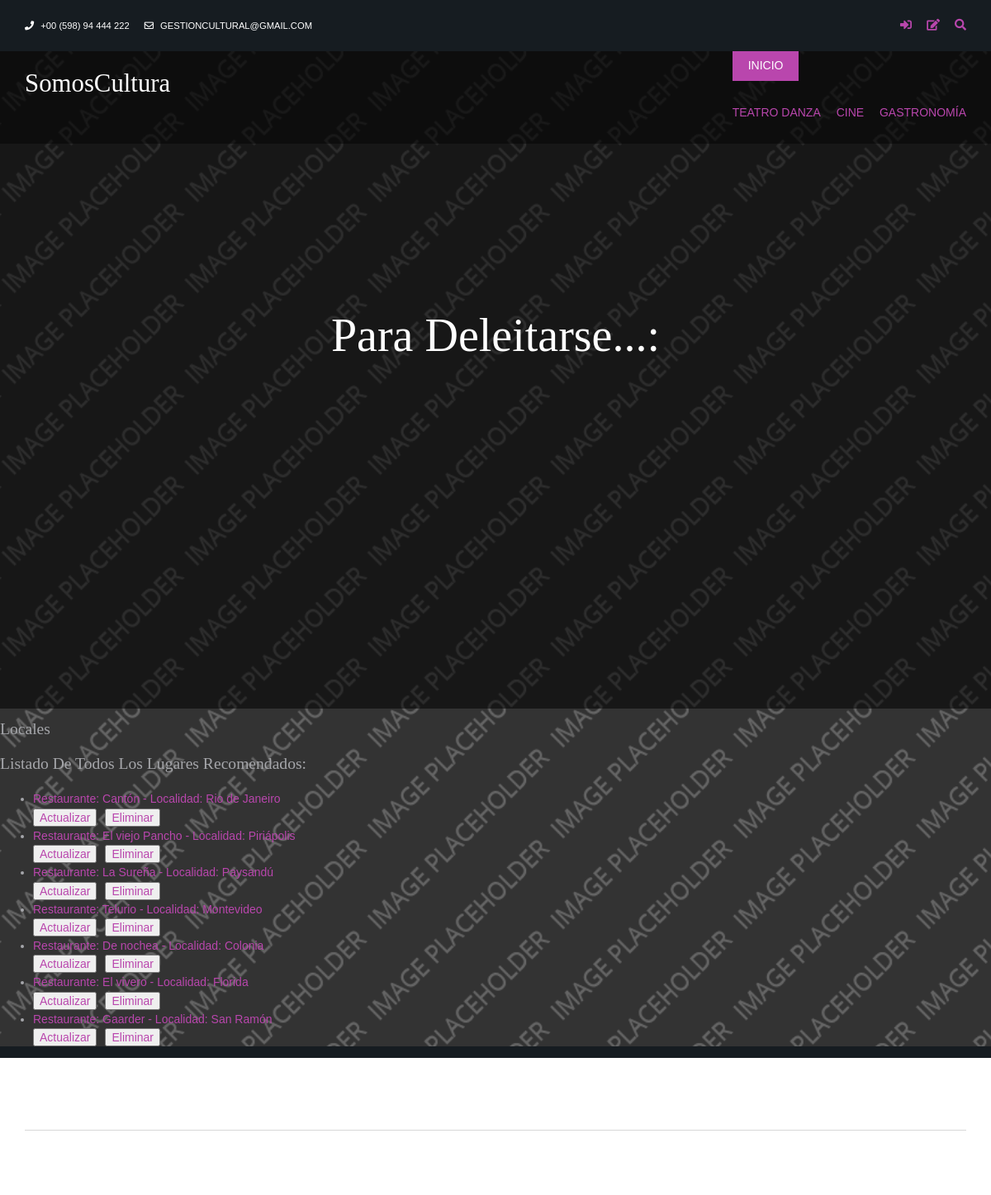
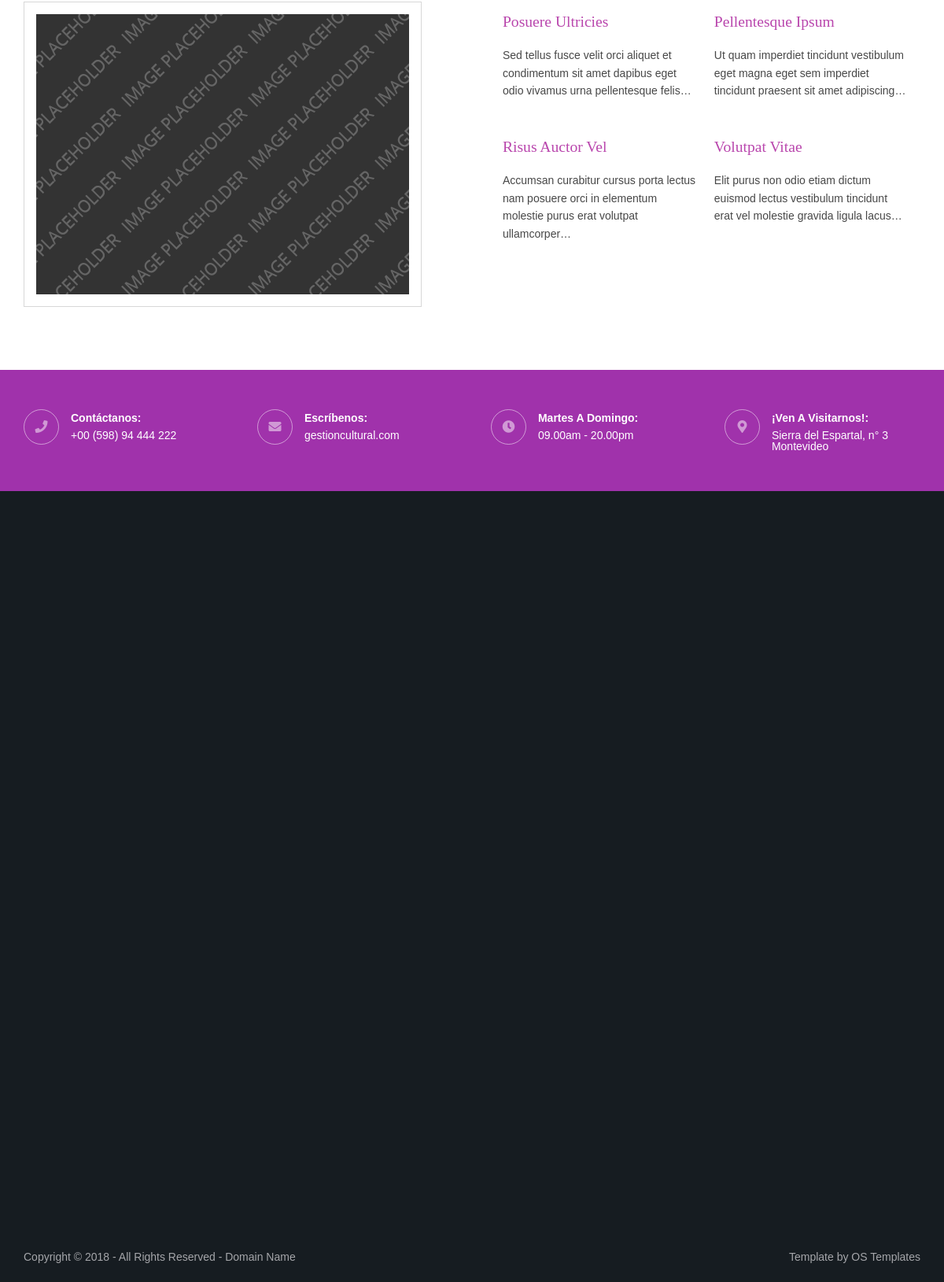
/gestion_cultural/lista-gastronomia/, run on the app's committed database (2 pictures, top to bottom).
### AppGestiondeCultura/models.py (models this page shows)
class Gastronomia (models.Model):
    nombre = models.CharField (max_length=35)
    localidad = models.CharField (max_length=50)
    testeado = models.BooleanField(null=True)
    telefono = models.IntegerField(null=True)
    def __str__ (self):
        return f'Restaurante: {self.nombre} - Localidad: {self.localidad}'

### AppGestiondeCultura/views.py (the view)
# urls.py: path('lista-gastronomia/', GastronomiaList.as_view(), name='ListaGastronomia'),
class GastronomiaList(ListView):
    model = Gastronomia
    template_name = 'gastronomia_list.html'
    context_object_name = 'locales_comida'

### AppGestiondeCultura/templates/gastronomia_list.html (shortened to what this page needs)
{% extends 'padre.html' %}
{%block ContenidoVariable %}
    <div class="overlay">
        <div id="pageintro" class="hoc clear">
        <article>
            <h3 class="heading">Para deleitarse...:</h3>
        </article>
        </div>
    </div>
    <strong><h4>Locales</h4></strong>
    <h5> Listado de todos los lugares recomendados:</h5>
        <ul>
            {% for local in locales_comida %}
                <li>
                    <a href="{%url 'DetalleGastronomia' local.id %}">
                        {{local}}
                    </a>
                </li>
                <div style="display: flex; column-gap: 10px;">
                    <button>
                        <a href="{% url 'ActualizaGastronomia' local.id %}"> Actualizar </a>
                    </button>
                    <button>
                        <a href="{% url 'EliminaGastronomia' local.id %}"> Eliminar </a>
                    </button>
                </div>
            {% endfor %}
        </ul>
{%endblock ContenidoVariable %}

### AppGestiondeCultura/static/layout/styles/layout.css (style rules this page uses)
#pageintro { padding:200px 0 400px; }
#pageintro article, #pageintro article p { display:block; max-width:75%; margin:0 auto; text-align:center; }
#pageintro .heading { margin-bottom:20px; font-size:4rem; }
*, *::before, *::after { transition:all .3s ease-in-out; }
body { color:#A5A6AA; background-color:#161C21; }
a { color:#B946AD; }
.overlay { color:#FFFFFF; background-color:inherit; }
.overlay::after { color:inherit; background-color:rgba(0,0,0,.55); }
#pageintro { color:#FFFFFF; }
@media screen and (min-width:1140px) { .hoc { max-width:1140px; } }

### AppGestiondeCultura/static/layout/styles/framework.css (style rules this page uses)
html { overflow-y:scroll; overflow-x:hidden; }
html, body { margin:0; padding:0; font-size:14px; line-height:1.6em; }
*, *::before, *::after { box-sizing:border-box; }
.overlay { position:relative; z-index:1; }
.overlay::after { display:block; position:absolute; top:0; left:0; width:100%; height:100%; content:""; z-index:-1; }
.clear, .group { display:block; }
.clear::before, .clear::after, .group::before, .group::after { display:table; content:""; }
.clear, .clear::after, .group, .group::after { clear:both; }
a { outline:none; text-decoration:none; }
body, input, textarea, select { font-family:Verdana, Geneva, sans-serif; }
h1, h2, h3, h4, h5, h6, .heading { font-family:Georgia, "Times New Roman", Times, serif; }
label, input, textarea, select, button { display:block; resize:none; outline:none; color:inherit; font-size:inherit; font-family:inherit; vertical-align:middle; }
::placeholder { opacity:1; }
h1, h2, h3, h4, h5, h6, .heading { margin:0 0 20px 0; font-size:1.4rem; line-height:normal; font-weight:normal; text-transform:capitalize; }
.hoc { display:block; margin:0 auto; }
address, article, aside, figcaption, figure, footer, header, main, nav, section { display:block; margin:0; padding:0; }

### data on the page
Gastronomia: nombre+localidad "Restaurante: Cantón - Localidad: Rio de Janeiro"
Gastronomia: nombre+localidad "Restaurante: El viejo Pancho - Localidad: Piriápolis"
Gastronomia: nombre+localidad "Restaurante: La Sureña - Localidad: Paysandú"
Gastronomia: nombre+localidad "Restaurante: Telurio - Localidad: Montevideo"
Gastronomia: nombre+localidad "Restaurante: De nochea - Localidad: Colonia"
Gastronomia: nombre+localidad "Restaurante: El vivero - Localidad: Florida"
Gastronomia: nombre+localidad "Restaurante: Gaarder - Localidad: San Ramón"
